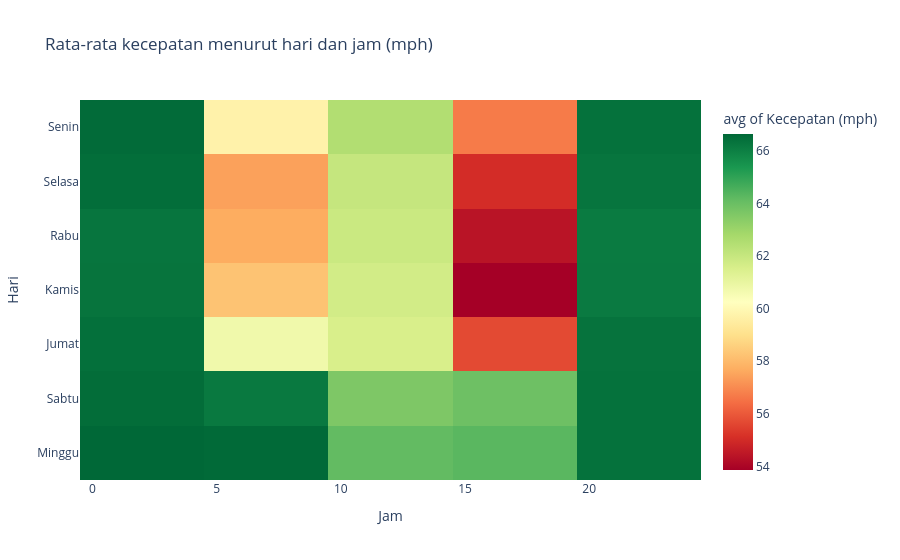

Here is the notebook cell this chart was saved with:
### Markdown cell above
## Visualisasi 5: Siklus Mingguan dan Harian (Heatmap Hari x Jam)

Rata-rata kecepatan menurut hari dalam seminggu dan jam. Pola berulang ini adalah komponen musiman jangka pendek pada deret waktu.

### Code cell
hari_jam = (
    seri.drop_nulls('kecepatan')
    .group_by(pl.col('t0').dt.weekday().alias('hari_no'), pl.col('t0').dt.hour().alias('jam'))
    .agg(pl.col('kecepatan').mean().round(2).alias('kecepatan_rata'))
    .sort('hari_no', 'jam')
    .collect(engine='streaming')
    .with_columns(pl.col('hari_no').map_elements(lambda n: HARI[n - 1], return_dtype=pl.Utf8).alias('hari'))
)

fig5 = px.density_heatmap(
    hari_jam, x='jam', y='hari', z='kecepatan_rata', histfunc='avg', color_continuous_scale='RdYlGn',
    category_orders={'hari': HARI},
    title='Rata-rata kecepatan menurut hari dan jam (mph)',
    labels={'jam': 'Jam', 'hari': 'Hari', 'kecepatan_rata': 'Kecepatan (mph)'},
)
fig5.show()
hari_jam.sort('kecepatan_rata').head(5)

### Figure 1 — Plotly figure (JSON) as saved in the notebook; plotly's stock layout.template omitted (floating-point values rounded to 4 significant figures; data arrays with more than 128 entries replaced by an {"elided": "..."} marker saying what was removed)
{"data": [{"coloraxis": "coloraxis", "histfunc": "avg", "hovertemplate": "Jam=%{x}<br>Hari=%{y}<br>avg of Kecepatan (mph)=%{z}<extra></extra>", "name": "", "type": "histogram2d", "x": {"elided": "168 int values"}, "xaxis": "x", "xbingroup": "x", "y": {"elided": "168 str values"}, "yaxis": "y", "ybingroup": "y", "z": {"elided": "168 float values"}}], "layout": {"coloraxis": {"autocolorscale": false, "colorbar": {"title": {"text": "avg of Kecepatan (mph)"}}, "colorscale": [[0, "rgb(165,0,38)"], [0.1, "rgb(215,48,39)"], [0.2, "rgb(244,109,67)"], [0.3, "rgb(253,174,97)"], [0.4, "rgb(254,224,139)"], [0.5, "rgb(255,255,191)"], [0.6, "rgb(217,239,139)"], [0.7, "rgb(166,217,106)"], [0.8, "rgb(102,189,99)"], [0.9, "rgb(26,152,80)"], [1, "rgb(0,104,55)"]]}, "legend": {"tracegroupgap": 0}, "title": {"text": "Rata-rata kecepatan menurut hari dan jam (mph)"}, "xaxis": {"anchor": "y", "domain": [0, 1], "title": {"text": "Jam"}}, "yaxis": {"anchor": "x", "categoryarray": ["Minggu", "Sabtu", "Jumat", "Kamis", "Rabu", "Selasa", "Senin"], "categoryorder": "array", "domain": [0, 1], "title": {"text": "Hari"}}}}
